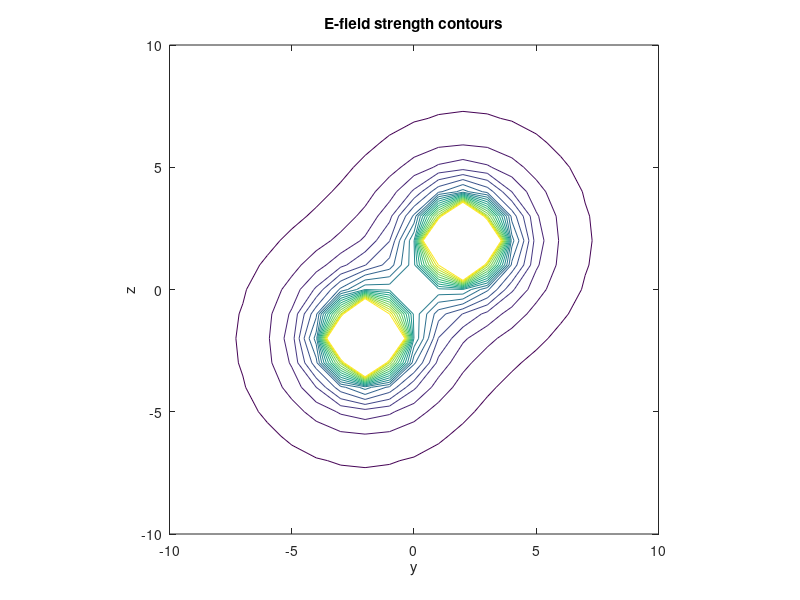
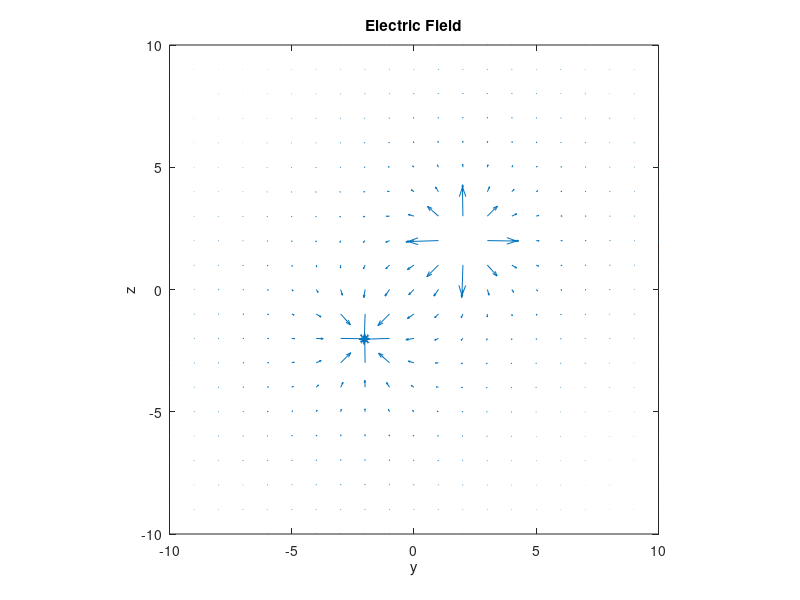
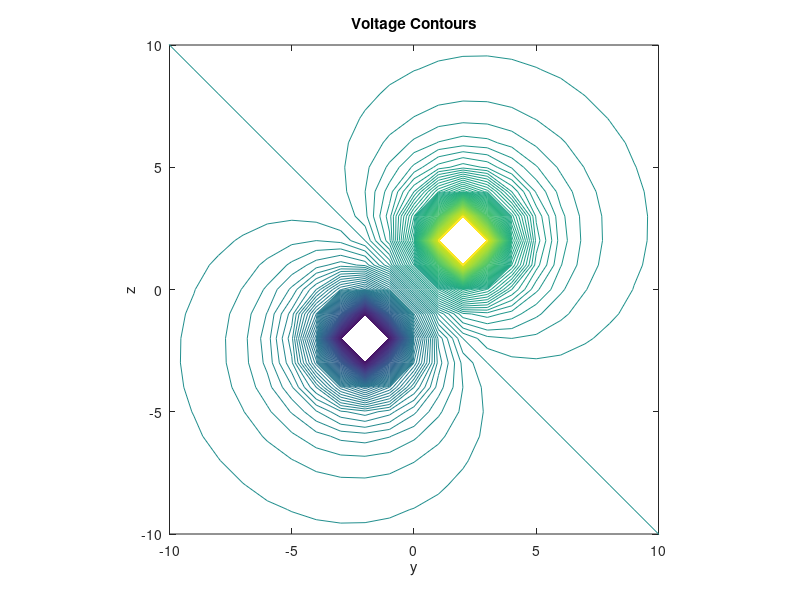
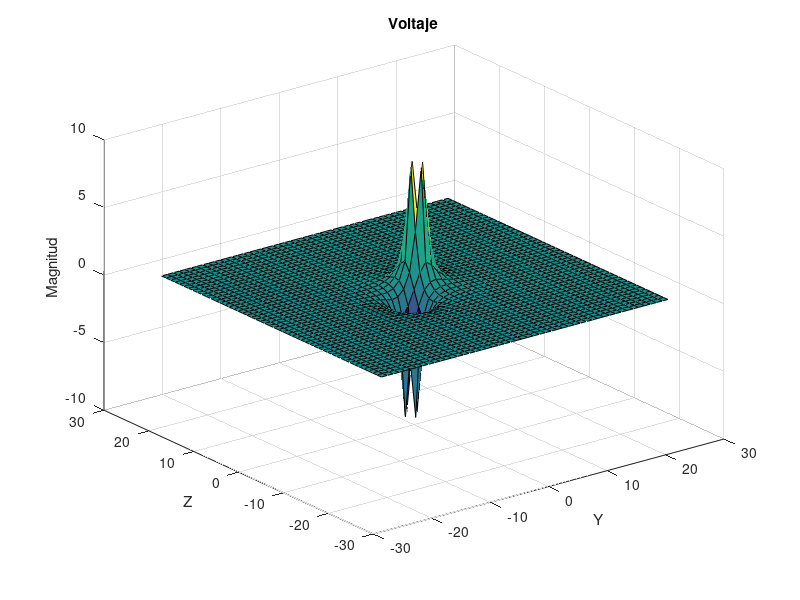

MATLAB code to generate these figures, in order:
clear; 
close all; 
%-------------------------------------------------------------------------%
%                             INITIALIZATION                                  
%-------------------------------------------------------------------------%
% Constant 1/(4*pi*epsilon_0) = 9*10^9
k = 9*10^9;
% eps_r = Relative permittivity
eps_r = 1;
charge_order = 10^-9; % milli, micro, nano etc..
const = k*charge_order/eps_r;

% Nx = Number of grid points in X- direction
% Ny = Number of grid points in Y-Direction
Nx = 50; % For 1 meter
Ny = 50; % For 1 meter
Nz = 50;
% n = Number of charges
n = 2;
% Electric fields Initialization
% E = Total electric field
E_f = zeros(Nx,Ny);
V   = zeros(Nx,Ny);     %voltage
% Ex = X-Component of Electric-Field
% Ey = Y-Component of Electric-Field
Ex = E_f;
Ey = E_f;
% ex = unit vector for x-component electric field
% ey = unit vector for y-component electric field
%ex = E_f;
%ey = E_f;
% r = distance between a selected point and the location of charge
r = E_f;
%r_square = E_f;
% Array of charges
% Q = All the 'n' charges are stored here
Q = [1,-1];
% Array of locations
Xq = [2,-2];
Yq = [2,-2];
x_range = (1:Nx)-25;        %x coordinates for calculations
y_range = (1:Ny)-25;        %y coordinates for calculations
z_range = (1:Nz)-25;
[xMesh,yMesh]=meshgrid(x_range,y_range); %make 2 arrays with size (Nx,Ny)

%-------------------------------------------------------------------------%
%                      COMPUTATION OF ELECTRIC FIELDS
%-------------------------------------------------------------------------%

%  Repeat for all the 'n' charges
for k = 1:n
    r_square=(xMesh-Xq(k)).^2+(yMesh-Yq(k)).^2;
    r=sqrt(r_square);
    %extemp=const*Q(k)*(xMesh-Xq(k))./r;
    %eytemp=const*Q(k)*(yMesh-Yq(k))./r;
    %figure;
    %quiver(x_range,y_range,extemp,eytemp);
    %axis([-15 15 -15 15]); axis square;
    %tstr=sprintf('k=%d',k); title(tstr);
    Ex = Ex + const*Q(k)*4*(xMesh-Xq(k))./r.^3;      %x-component of field
    Ey = Ey + const*Q(k)*4*(yMesh-Yq(k))./r.^3;      %y-component of field
    V = V + const*Q(k)./r.^2;                      %voltage
end
E_f=sqrt(Ex.^2+Ey.^2);      %electric field magnitude
%-------------------------------------------------------------------------%
%                           PLOT THE RESULTS
%-------------------------------------------------------------------------%
figure;
% subplot(1,3,1);
contour_range = 0:1:20;
contour(x_range,y_range,E_f,contour_range,'linewidth',0.5);
title('E-field strength contours');
axis([-10 10 -10 10]);
axis square;
xlabel('y');
ylabel('z');

figure;
% subplot(1,3,2);
quiver(x_range,y_range,Ex,Ey);
title('Electric Field');
axis([-10 10 -10 10]);
axis square;
xlabel('y');
ylabel('z');

figure;
% subplot(1,3,3);
contour_range = -10:0.1:10;
contour(x_range,y_range,V,contour_range);
title('Voltage Contours');
axis([-10 10 -10 10]);
axis square;
xlabel('y');
ylabel('z');

figure;
surf(xMesh,yMesh,V);
title('Voltaje');
zlabel('Magnitud');
xlabel('Y'); 
ylabel('Z');

figure;
surf(x_range,y_range,E_f);
% contour(x_range,y_range,E_f,contour_range);
title('Campo electrico');
zlabel('Magnitud');
xlabel('Y'); 
ylabel('Z');